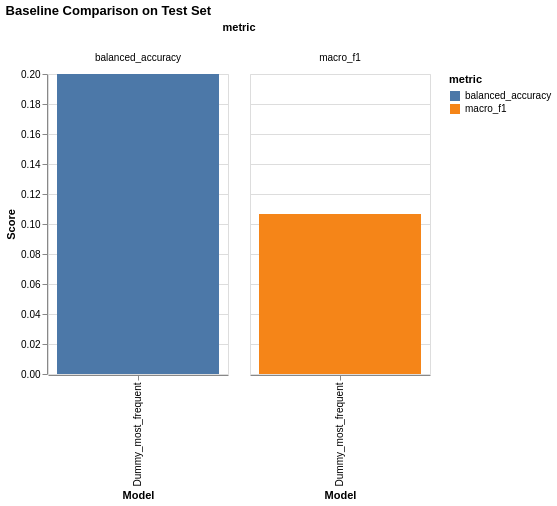

Notebook source saved alongside this figure:
### Markdown cell above
### A.3 Baseline Model Performance

> Provide some explanations on model performance

### Code cell
# A.3 Baseline Model Performance (final test evaluation + confusion matrices)
test_dummy_summary, test_dummy_class = evaluate_multiclass(y_test, y_pred_test_dummy, "Dummy_most_frequent")
test_summary = pd.concat([test_dummy_summary], ignore_index=True)

print("Test Performance Summary:")
display(test_summary)

# Classification reports
print("\nClassification Report - Dummy (Test)")
print(classification_report(y_test, y_pred_test_dummy, zero_division=0))

# Confusion matrices
labels = sorted(pd.Series(y_test).astype(str).unique().tolist())

cm_dummy = confusion_matrix(y_test, y_pred_test_dummy, labels=labels)

# Plotting
fig, ax = plt.subplots(figsize=(8, 6))

sns.heatmap(cm_dummy, annot=True, fmt="d", cmap="Blues", ax=ax,
            xticklabels=labels, yticklabels=labels)
ax.set_title("Dummy Baseline - Confusion Matrix (Test)")
ax.set_xlabel("Predicted")
ax.set_ylabel("Actual")

plt.tight_layout()
plt.show()

# Simple comparison chart (macro_f1 + balanced_accuracy)
plot_df = test_summary.melt(id_vars="model", value_vars=["macro_f1", "balanced_accuracy"],
                            var_name="metric", value_name="score")

chart = (
    alt.Chart(plot_df)
    .mark_bar()
    .encode(
        x=alt.X("model:N", title="Model"),
        y=alt.Y("score:Q", title="Score"),
        color="metric:N",
        column="metric:N",
        tooltip=["model", "metric", alt.Tooltip("score:Q", format=".4f")]
    )
    .properties(width=180, height=300, title="Baseline Comparison on Test Set")
)
chart

### Figure 1 — Vega-Lite specification as saved in the notebook (floating-point values rounded to 4 significant figures)
{"config": {"view": {"continuousWidth": 300, "continuousHeight": 300}}, "data": {"name": "data-a41f39d899310d371ed804a21655949f"}, "mark": {"type": "bar"}, "encoding": {"color": {"field": "metric", "type": "nominal"}, "column": {"field": "metric", "type": "nominal"}, "tooltip": [{"field": "model", "type": "nominal"}, {"field": "metric", "type": "nominal"}, {"field": "score", "format": ".4f", "type": "quantitative"}], "x": {"field": "model", "title": "Model", "type": "nominal"}, "y": {"field": "score", "title": "Score", "type": "quantitative"}}, "height": 300, "title": "Baseline Comparison on Test Set", "width": 180, "$schema": "https://vega.github.io/schema/vega-lite/v5.20.1.json", "datasets": {"data-a41f39d899310d371ed804a21655949f": [{"model": "Dummy_most_frequent", "metric": "macro_f1", "score": 0.1067}, {"model": "Dummy_most_frequent", "metric": "balanced_accuracy", "score": 0.2}]}}
